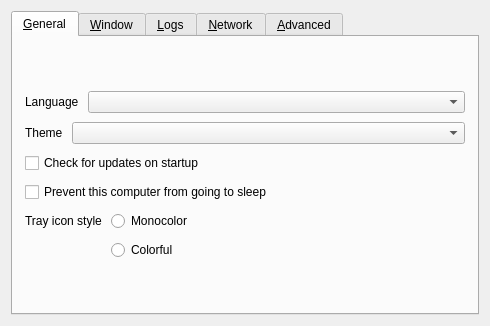
<?xml version="1.0" encoding="UTF-8"?>
<ui version="4.0">
 <class>SettingsDialog</class>
 <widget class="QDialog" name="SettingsDialog">
  <property name="geometry">
   <rect>
    <x>0</x>
    <y>0</y>
    <width>490</width>
    <height>326</height>
   </rect>
  </property>
  <property name="sizePolicy">
   <sizepolicy hsizetype="Maximum" vsizetype="Maximum">
    <horstretch>0</horstretch>
    <verstretch>0</verstretch>
   </sizepolicy>
  </property>
  <property name="windowTitle">
   <string>Preferences</string>
  </property>
  <property name="modal">
   <bool>true</bool>
  </property>
  <layout class="QVBoxLayout" name="verticalLayout_3">
   <item>
    <widget class="QTabWidget" name="tabWidget">
     <widget class="QWidget" name="tabGeneral">
      <attribute name="title">
       <string>&amp;General</string>
      </attribute>
      <layout class="QVBoxLayout" name="verticalLayout_6">
       <property name="spacing">
        <number>9</number>
       </property>
       <property name="leftMargin">
        <number>12</number>
       </property>
       <property name="topMargin">
        <number>12</number>
       </property>
       <property name="rightMargin">
        <number>12</number>
       </property>
       <property name="bottomMargin">
        <number>12</number>
       </property>
       <item>
        <spacer name="verticalSpacer_6">
         <property name="orientation">
          <enum>Qt::Orientation::Vertical</enum>
         </property>
         <property name="sizeHint" stdset="0">
          <size>
           <width>20</width>
           <height>0</height>
          </size>
         </property>
        </spacer>
       </item>
       <item>
        <layout class="QHBoxLayout" name="horizontalLayout_3">
         <item>
          <widget class="QLabel" name="lblLanguage">
           <property name="sizePolicy">
            <sizepolicy hsizetype="Maximum" vsizetype="Preferred">
             <horstretch>0</horstretch>
             <verstretch>0</verstretch>
            </sizepolicy>
           </property>
           <property name="text">
            <string>Language</string>
           </property>
          </widget>
         </item>
         <item>
          <widget class="QComboBox" name="comboLanguage"/>
         </item>
        </layout>
       </item>
       <item>
        <layout class="QHBoxLayout" name="horizontalLayout_theme">
         <item>
          <widget class="QLabel" name="lblTheme">
           <property name="sizePolicy">
            <sizepolicy hsizetype="Maximum" vsizetype="Preferred">
             <horstretch>0</horstretch>
             <verstretch>0</verstretch>
            </sizepolicy>
           </property>
           <property name="text">
            <string>Theme</string>
           </property>
          </widget>
         </item>
         <item>
          <widget class="QComboBox" name="comboTheme"/>
         </item>
        </layout>
       </item>
       <item>
        <widget class="QCheckBox" name="cbAutoUpdate">
         <property name="text">
          <string>Check for updates on startup</string>
         </property>
        </widget>
       </item>
       <item>
        <widget class="QCheckBox" name="cbPreventSleep">
         <property name="text">
          <string>Prevent this computer from going to sleep</string>
         </property>
        </widget>
       </item>
       <item>
        <layout class="QFormLayout" name="formLayout">
         <item row="1" column="1">
          <widget class="QRadioButton" name="rbIconColorful">
           <property name="text">
            <string>Colorful</string>
           </property>
          </widget>
         </item>
         <item row="0" column="1">
          <widget class="QRadioButton" name="rbIconMono">
           <property name="text">
            <string>Monocolor</string>
           </property>
          </widget>
         </item>
         <item row="0" column="0">
          <widget class="QLabel" name="lblTrayIconStyle">
           <property name="text">
            <string>Tray icon style</string>
           </property>
          </widget>
         </item>
        </layout>
       </item>
       <item>
        <spacer name="verticalSpacer_3">
         <property name="orientation">
          <enum>Qt::Orientation::Vertical</enum>
         </property>
         <property name="sizeHint" stdset="0">
          <size>
           <width>20</width>
           <height>0</height>
          </size>
         </property>
        </spacer>
       </item>
      </layout>
     </widget>
     <widget class="QWidget" name="tabWindow">
      <attribute name="title">
       <string>&amp;Window</string>
      </attribute>
      <layout class="QVBoxLayout" name="verticalLayout_14">
       <property name="spacing">
        <number>9</number>
       </property>
       <property name="leftMargin">
        <number>12</number>
       </property>
       <property name="topMargin">
        <number>12</number>
       </property>
       <property name="rightMargin">
        <number>12</number>
       </property>
       <property name="bottomMargin">
        <number>12</number>
       </property>
       <item>
        <spacer name="verticalSpacer_7">
         <property name="orientation">
          <enum>Qt::Orientation::Vertical</enum>
         </property>
         <property name="sizeHint" stdset="0">
          <size>
           <width>20</width>
           <height>0</height>
          </size>
         </property>
        </spacer>
       </item>
       <item>
        <layout class="QFormLayout" name="formLayout_2">
         <property name="labelAlignment">
          <set>Qt::AlignmentFlag::AlignRight|Qt::AlignmentFlag::AlignTrailing|Qt::AlignmentFlag::AlignVCenter</set>
         </property>
         <item row="0" column="0">
          <widget class="QLabel" name="label_3">
           <property name="text">
            <string>When the application starts</string>
           </property>
          </widget>
         </item>
         <item row="0" column="1">
          <widget class="QWidget" name="widget" native="true">
           <layout class="QVBoxLayout" name="verticalLayout_2">
            <item>
             <widget class="QRadioButton" name="rbShowOnStart">
              <property name="text">
               <string>Show the main window</string>
              </property>
             </widget>
            </item>
            <item>
             <widget class="QRadioButton" name="rbAutoHide">
              <property name="text">
               <string>Send to background</string>
              </property>
             </widget>
            </item>
           </layout>
          </widget>
         </item>
         <item row="1" column="0">
          <widget class="QLabel" name="label">
           <property name="text">
            <string>When the main window is closed</string>
           </property>
           <property name="alignment">
            <set>Qt::AlignmentFlag::AlignRight|Qt::AlignmentFlag::AlignTrailing|Qt::AlignmentFlag::AlignVCenter</set>
           </property>
          </widget>
         </item>
         <item row="1" column="1">
          <widget class="QWidget" name="widget_2" native="true">
           <layout class="QVBoxLayout" name="verticalLayout_13">
            <item>
             <widget class="QRadioButton" name="rbExitOnClose">
              <property name="text">
               <string>Exit</string>
              </property>
             </widget>
            </item>
            <item>
             <widget class="QRadioButton" name="rbCloseToTray">
              <property name="text">
               <string>Send to background</string>
              </property>
             </widget>
            </item>
           </layout>
          </widget>
         </item>
        </layout>
       </item>
       <item>
        <widget class="QCheckBox" name="cbShowVersion">
         <property name="text">
          <string>Include version in the window title</string>
         </property>
        </widget>
       </item>
       <item>
        <spacer name="verticalSpacer_11">
         <property name="orientation">
          <enum>Qt::Orientation::Vertical</enum>
         </property>
         <property name="sizeHint" stdset="0">
          <size>
           <width>20</width>
           <height>0</height>
          </size>
         </property>
        </spacer>
       </item>
      </layout>
     </widget>
     <widget class="QWidget" name="tabLog">
      <attribute name="title">
       <string>&amp;Logs</string>
      </attribute>
      <layout class="QVBoxLayout" name="verticalLayout">
       <property name="spacing">
        <number>9</number>
       </property>
       <property name="leftMargin">
        <number>12</number>
       </property>
       <property name="topMargin">
        <number>12</number>
       </property>
       <property name="rightMargin">
        <number>12</number>
       </property>
       <property name="bottomMargin">
        <number>12</number>
       </property>
       <item>
        <spacer name="verticalSpacer_8">
         <property name="orientation">
          <enum>Qt::Orientation::Vertical</enum>
         </property>
         <property name="sizeHint" stdset="0">
          <size>
           <width>20</width>
           <height>0</height>
          </size>
         </property>
        </spacer>
       </item>
       <item>
        <layout class="QHBoxLayout" name="horizontalLayout_4">
         <item>
          <widget class="QLabel" name="lblLogLevel">
           <property name="sizePolicy">
            <sizepolicy hsizetype="Maximum" vsizetype="Fixed">
             <horstretch>0</horstretch>
             <verstretch>0</verstretch>
            </sizepolicy>
           </property>
           <property name="text">
            <string>Level</string>
           </property>
          </widget>
         </item>
         <item>
          <widget class="QComboBox" name="comboLogLevel"/>
         </item>
        </layout>
       </item>
       <item>
        <widget class="QLabel" name="lblDebugWarning">
         <property name="text">
          <string>Using a log level higher than Info may affect performance.</string>
         </property>
         <property name="wordWrap">
          <bool>true</bool>
         </property>
        </widget>
       </item>
       <item>
        <widget class="QGroupBox" name="groupLogToFile">
         <property name="title">
          <string>Log to file</string>
         </property>
         <property name="checkable">
          <bool>true</bool>
         </property>
         <layout class="QHBoxLayout" name="horizontalLayout_2">
          <item>
           <widget class="QWidget" name="widgetLogFilename" native="true">
            <property name="sizePolicy">
             <sizepolicy hsizetype="Preferred" vsizetype="Maximum">
              <horstretch>0</horstretch>
              <verstretch>0</verstretch>
             </sizepolicy>
            </property>
            <layout class="QHBoxLayout" name="_4">
             <property name="spacing">
              <number>3</number>
             </property>
             <property name="leftMargin">
              <number>0</number>
             </property>
             <property name="topMargin">
              <number>0</number>
             </property>
             <property name="rightMargin">
              <number>0</number>
             </property>
             <property name="bottomMargin">
              <number>0</number>
             </property>
             <item>
              <widget class="QLabel" name="labelLogPath">
               <property name="sizePolicy">
                <sizepolicy hsizetype="Preferred" vsizetype="Fixed">
                 <horstretch>0</horstretch>
                 <verstretch>0</verstretch>
                </sizepolicy>
               </property>
               <property name="text">
                <string>Log path</string>
               </property>
              </widget>
             </item>
             <item>
              <spacer name="horizontalSpacer_7">
               <property name="orientation">
                <enum>Qt::Orientation::Horizontal</enum>
               </property>
               <property name="sizeType">
                <enum>QSizePolicy::Policy::Minimum</enum>
               </property>
               <property name="sizeHint" stdset="0">
                <size>
                 <width>17</width>
                 <height>25</height>
                </size>
               </property>
              </spacer>
             </item>
             <item>
              <widget class="QLineEdit" name="lineLogFilename">
               <property name="enabled">
                <bool>true</bool>
               </property>
               <property name="sizePolicy">
                <sizepolicy hsizetype="Expanding" vsizetype="Fixed">
                 <horstretch>0</horstretch>
                 <verstretch>0</verstretch>
                </sizepolicy>
               </property>
              </widget>
             </item>
             <item>
              <widget class="QPushButton" name="btnBrowseLog">
               <property name="enabled">
                <bool>true</bool>
               </property>
               <property name="cursor">
                <cursorShape>PointingHandCursor</cursorShape>
               </property>
               <property name="text">
                <string/>
               </property>
               <property name="icon">
                <iconset theme="QIcon::ThemeIcon::DocumentOpen"/>
               </property>
               <property name="flat">
                <bool>true</bool>
               </property>
              </widget>
             </item>
            </layout>
           </widget>
          </item>
         </layout>
        </widget>
       </item>
       <item>
        <widget class="QCheckBox" name="cbGuiDebug">
         <property name="text">
          <string>Enable GUI debug messages</string>
         </property>
        </widget>
       </item>
       <item>
        <spacer name="verticalSpacer_4">
         <property name="orientation">
          <enum>Qt::Orientation::Vertical</enum>
         </property>
         <property name="sizeHint" stdset="0">
          <size>
           <width>20</width>
           <height>0</height>
          </size>
         </property>
        </spacer>
       </item>
      </layout>
     </widget>
     <widget class="QWidget" name="tabNetwork">
      <attribute name="title">
       <string>&amp;Network</string>
      </attribute>
      <layout class="QVBoxLayout" name="verticalLayout_7">
       <property name="spacing">
        <number>9</number>
       </property>
       <property name="leftMargin">
        <number>12</number>
       </property>
       <property name="topMargin">
        <number>12</number>
       </property>
       <property name="rightMargin">
        <number>12</number>
       </property>
       <property name="bottomMargin">
        <number>12</number>
       </property>
       <item>
        <spacer name="verticalSpacer_9">
         <property name="orientation">
          <enum>Qt::Orientation::Vertical</enum>
         </property>
         <property name="sizeHint" stdset="0">
          <size>
           <width>20</width>
           <height>0</height>
          </size>
         </property>
        </spacer>
       </item>
       <item>
        <layout class="QHBoxLayout" name="horizontalLayout">
         <item>
          <widget class="QLabel" name="lblNetworkIp">
           <property name="sizePolicy">
            <sizepolicy hsizetype="Maximum" vsizetype="Fixed">
             <horstretch>0</horstretch>
             <verstretch>0</verstretch>
            </sizepolicy>
           </property>
           <property name="text">
            <string>Network IP</string>
           </property>
          </widget>
         </item>
         <item>
          <widget class="QComboBox" name="comboInterface">
           <property name="sizePolicy">
            <sizepolicy hsizetype="Maximum" vsizetype="Fixed">
             <horstretch>0</horstretch>
             <verstretch>0</verstretch>
            </sizepolicy>
           </property>
           <item>
            <property name="text">
             <string>Automatic</string>
            </property>
           </item>
          </widget>
         </item>
         <item>
          <spacer name="horizontalSpacer">
           <property name="orientation">
            <enum>Qt::Orientation::Horizontal</enum>
           </property>
           <property name="sizeType">
            <enum>QSizePolicy::Policy::Expanding</enum>
           </property>
           <property name="sizeHint" stdset="0">
            <size>
             <width>25</width>
             <height>20</height>
            </size>
           </property>
          </spacer>
         </item>
        </layout>
       </item>
       <item>
        <layout class="QHBoxLayout" name="horizontalLayout_6">
         <item>
          <widget class="QLabel" name="lblPort">
           <property name="sizePolicy">
            <sizepolicy hsizetype="Maximum" vsizetype="Fixed">
             <horstretch>0</horstretch>
             <verstretch>0</verstretch>
            </sizepolicy>
           </property>
           <property name="text">
            <string>Port</string>
           </property>
          </widget>
         </item>
         <item>
          <widget class="QSpinBox" name="sbPort">
           <property name="enabled">
            <bool>true</bool>
           </property>
           <property name="sizePolicy">
            <sizepolicy hsizetype="Maximum" vsizetype="Fixed">
             <horstretch>0</horstretch>
             <verstretch>0</verstretch>
            </sizepolicy>
           </property>
           <property name="maximum">
            <number>65535</number>
           </property>
           <property name="value">
            <number>24800</number>
           </property>
          </widget>
         </item>
         <item>
          <spacer name="horizontalSpacer_3">
           <property name="orientation">
            <enum>Qt::Orientation::Horizontal</enum>
           </property>
           <property name="sizeHint" stdset="0">
            <size>
             <width>40</width>
             <height>20</height>
            </size>
           </property>
          </spacer>
         </item>
        </layout>
       </item>
       <item>
        <widget class="QGroupBox" name="groupSecurity">
         <property name="sizePolicy">
          <sizepolicy hsizetype="Preferred" vsizetype="Maximum">
           <horstretch>0</horstretch>
           <verstretch>0</verstretch>
          </sizepolicy>
         </property>
         <property name="title">
          <string>Enable TLS Encryption</string>
         </property>
         <property name="checkable">
          <bool>true</bool>
         </property>
         <property name="checked">
          <bool>false</bool>
         </property>
         <layout class="QVBoxLayout" name="_11">
          <item>
           <widget class="QWidget" name="widgetTlsCert" native="true">
            <layout class="QHBoxLayout" name="_12">
             <property name="leftMargin">
              <number>0</number>
             </property>
             <property name="topMargin">
              <number>0</number>
             </property>
             <property name="rightMargin">
              <number>0</number>
             </property>
             <property name="bottomMargin">
              <number>0</number>
             </property>
             <item>
              <widget class="QLabel" name="lblTlsCertInfo">
               <property name="text">
                <string notr="true"/>
               </property>
              </widget>
             </item>
             <item>
              <widget class="QLabel" name="lblTlsCert">
               <property name="sizePolicy">
                <sizepolicy hsizetype="Preferred" vsizetype="Fixed">
                 <horstretch>0</horstretch>
                 <verstretch>0</verstretch>
                </sizepolicy>
               </property>
               <property name="text">
                <string>Certificate</string>
               </property>
              </widget>
             </item>
             <item>
              <widget class="QLineEdit" name="lineTlsCertPath">
               <property name="minimumSize">
                <size>
                 <width>0</width>
                 <height>0</height>
                </size>
               </property>
              </widget>
             </item>
             <item>
              <widget class="QPushButton" name="btnTlsCertPath">
               <property name="cursor">
                <cursorShape>PointingHandCursor</cursorShape>
               </property>
               <property name="text">
                <string/>
               </property>
               <property name="icon">
                <iconset theme="QIcon::ThemeIcon::DocumentOpen"/>
               </property>
               <property name="flat">
                <bool>true</bool>
               </property>
              </widget>
             </item>
            </layout>
           </widget>
          </item>
          <item>
           <layout class="QHBoxLayout" name="horizontalLayout_5">
            <property name="topMargin">
             <number>0</number>
            </property>
            <item>
             <widget class="QLabel" name="lblTlsKeyLength">
              <property name="sizePolicy">
               <sizepolicy hsizetype="Preferred" vsizetype="Fixed">
                <horstretch>0</horstretch>
                <verstretch>0</verstretch>
               </sizepolicy>
              </property>
              <property name="text">
               <string>Key length</string>
              </property>
             </widget>
            </item>
            <item>
             <widget class="QComboBox" name="comboTlsKeyLength">
              <item>
               <property name="text">
                <string notr="true">2048</string>
               </property>
              </item>
              <item>
               <property name="text">
                <string notr="true">4096</string>
               </property>
              </item>
             </widget>
            </item>
            <item>
             <spacer name="horizontalSpacer_2">
              <property name="orientation">
               <enum>Qt::Orientation::Horizontal</enum>
              </property>
              <property name="sizeHint" stdset="0">
               <size>
                <width>40</width>
                <height>20</height>
               </size>
              </property>
             </spacer>
            </item>
            <item>
             <widget class="QPushButton" name="btnTlsRegenCert">
              <property name="text">
               <string>Regenerate certificate</string>
              </property>
              <property name="icon">
               <iconset theme="QIcon::ThemeIcon::ViewRefresh"/>
              </property>
             </widget>
            </item>
           </layout>
          </item>
          <item>
           <widget class="QCheckBox" name="cbRequireClientCert">
            <property name="text">
             <string>Require client certificates</string>
            </property>
           </widget>
          </item>
          <item>
           <spacer name="verticalSpacer_2">
            <property name="orientation">
             <enum>Qt::Orientation::Vertical</enum>
            </property>
            <property name="sizeHint" stdset="0">
             <size>
              <width>20</width>
              <height>0</height>
             </size>
            </property>
           </spacer>
          </item>
         </layout>
        </widget>
       </item>
       <item>
        <spacer name="verticalSpacer_5">
         <property name="orientation">
          <enum>Qt::Orientation::Vertical</enum>
         </property>
         <property name="sizeHint" stdset="0">
          <size>
           <width>20</width>
           <height>0</height>
          </size>
         </property>
        </spacer>
       </item>
      </layout>
     </widget>
     <widget class="QWidget" name="tabAdvanced">
      <attribute name="title">
       <string>&amp;Advanced</string>
      </attribute>
      <layout class="QVBoxLayout" name="verticalLayout_4">
       <property name="spacing">
        <number>9</number>
       </property>
       <property name="leftMargin">
        <number>12</number>
       </property>
       <property name="topMargin">
        <number>12</number>
       </property>
       <property name="rightMargin">
        <number>12</number>
       </property>
       <property name="bottomMargin">
        <number>12</number>
       </property>
       <item>
        <spacer name="verticalSpacer_10">
         <property name="orientation">
          <enum>Qt::Orientation::Vertical</enum>
         </property>
         <property name="sizeHint" stdset="0">
          <size>
           <width>20</width>
           <height>0</height>
          </size>
         </property>
        </spacer>
       </item>
       <item>
        <widget class="QGroupBox" name="groupService">
         <property name="enabled">
          <bool>true</bool>
         </property>
         <property name="title">
          <string>Use background service (daemon)</string>
         </property>
         <property name="checkable">
          <bool>true</bool>
         </property>
         <property name="checked">
          <bool>false</bool>
         </property>
         <layout class="QGridLayout" name="_6">
          <item row="1" column="0">
           <widget class="QCheckBox" name="cbElevateDaemon">
            <property name="text">
             <string>Always run as system (work at login screen and UAC)</string>
            </property>
            <property name="autoExclusive">
             <bool>false</bool>
            </property>
           </widget>
          </item>
         </layout>
        </widget>
       </item>
       <item>
        <layout class="QFormLayout" name="formLayout_3">
         <property name="fieldGrowthPolicy">
          <enum>QFormLayout::FieldGrowthPolicy::ExpandingFieldsGrow</enum>
         </property>
         <property name="rowWrapPolicy">
          <enum>QFormLayout::RowWrapPolicy::DontWrapRows</enum>
         </property>
         <property name="labelAlignment">
          <set>Qt::AlignmentFlag::AlignLeading|Qt::AlignmentFlag::AlignLeft|Qt::AlignmentFlag::AlignVCenter</set>
         </property>
         <property name="formAlignment">
          <set>Qt::AlignmentFlag::AlignHCenter|Qt::AlignmentFlag::AlignTop</set>
         </property>
         <item row="0" column="0">
          <widget class="QCheckBox" name="cbRunEnterCommand">
           <property name="text">
            <string>Run command on enter</string>
           </property>
          </widget>
         </item>
         <item row="0" column="1">
          <widget class="QLineEdit" name="lineCommandEnter"/>
         </item>
         <item row="1" column="0">
          <widget class="QCheckBox" name="cbRunExitCommand">
           <property name="text">
            <string>Run command on exit</string>
           </property>
          </widget>
         </item>
         <item row="1" column="1">
          <widget class="QLineEdit" name="lineCommandExit"/>
         </item>
        </layout>
       </item>
       <item>
        <spacer name="verticalSpacer">
         <property name="orientation">
          <enum>Qt::Orientation::Vertical</enum>
         </property>
         <property name="sizeHint" stdset="0">
          <size>
           <width>20</width>
           <height>0</height>
          </size>
         </property>
        </spacer>
       </item>
       <item>
        <widget class="QPushButton" name="btnClearAllSettings">
         <property name="text">
          <string>Remove all settings</string>
         </property>
        </widget>
       </item>
      </layout>
     </widget>
    </widget>
   </item>
  </layout>
 </widget>
 <resources/>
 <connections/>
</ui>
